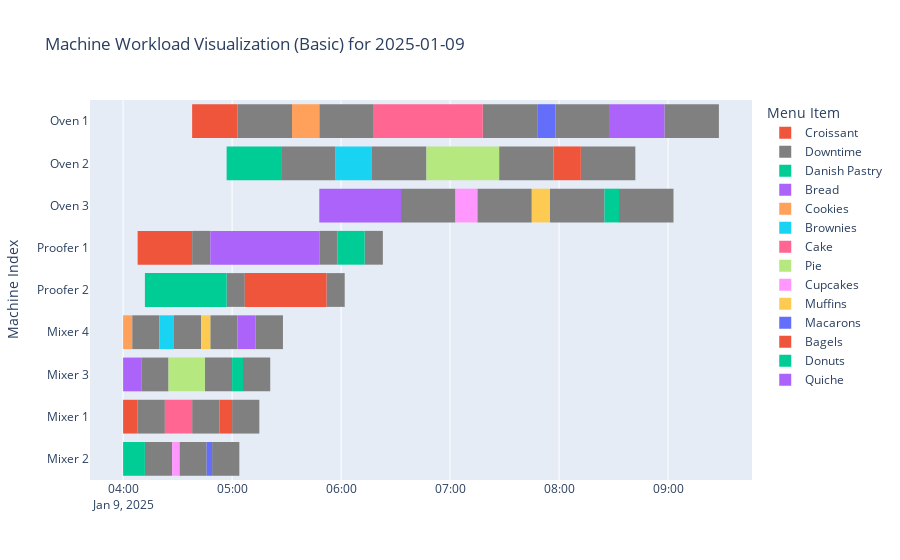

Notebook source saved alongside this figure:
### Markdown cell above
## BIG O, time & space complexity ( basic code )

### Code cell
from datetime import datetime, timedelta
import pandas as pd
import random
from collections import defaultdict
import heapq
import plotly.express as px
import math

# Define total available machinery
total_machinery = {
    "Mixer": 4,
    "Proofer": 2,
    "Oven": 3
}

# Define divisions and their menu items
divisions = {
    1: ("Baking", ["Bread", "Croissant", "Danish Pastry"]),
    2: ("Pastry", ["Cake", "Pie", "Cookies", "Brownies"]),
    3: ("Confectionery", ["Macarons", "Cupcakes", "Muffins", "Donuts", "Bagels"]),
    4: ("Butchery", ["Quiche"])
}

# Define unit times for each machine and item (in minutes)
unit_times = {
    "Mixer": {
        "Bread": 10,
        "Croissant": 8,
        "Danish Pastry": 12,
        "Cake": 15,
        "Pie": 20,
        "Cookies": 5,
        "Brownies": 8,
        "Macarons": 3,
        "Cupcakes": 4,
        "Muffins": 5,
        "Donuts": 6,
        "Bagels": 7,
        "Quiche": 10
    },
    "Oven": {
        "Bread": 45,
        "Croissant": 25,
        "Danish Pastry": 30,
        "Cake": 60,
        "Pie": 40,
        "Cookies": 15,
        "Brownies": 20,
        "Macarons": 10,
        "Cupcakes": 12,
        "Muffins": 10,
        "Donuts": 8,
        "Bagels": 15,
        "Quiche": 30
    },
    "Proofer": {
        "Bread": 60,
        "Croissant": 30,
        "Danish Pastry": 45,
        "Cake": 0,
        "Pie": 0,
        "Cookies": 0,
        "Brownies": 0,
        "Macarons": 0,
        "Cupcakes": 0,
        "Muffins": 0,
        "Donuts": 15,
        "Bagels": 45,
        "Quiche": 0
    }
}

# Define machine downtime (in minutes)
downtime = {
    "Mixer": 15,
    "Oven": 30,
    "Proofer": 10,
}

def get_special_menu_input():
    special_items = []
    while True:
        item_name = input("Enter special menu item (type 'done' to finish): ")
        if item_name.lower() == "done":
            break

        print("Enter Division Responsible for this Menu item:")
        print("1. Baking")
        print("2. Pastry")
        print("3. Confectionery")
        print("4. Butchery")

        try:
            division_choice = int(input("Choose a division (1-4): "))
            if division_choice not in divisions:
                print("Invalid division. Please enter a valid division.")
                continue
            division = divisions[division_choice][0]
        except ValueError:
            print("Invalid input. Please enter a number between 1 and 4.")
            continue

        processing_times = {}
        for machine in total_machinery.keys():
            try:
                processing_time = int(input(f"Enter processing time for {machine} in minutes: "))
                if processing_time < 0:
                    raise ValueError
                processing_times[machine] = processing_time
            except ValueError:
                print("Invalid input. Please enter a valid positive number.")
                continue

        special_items.append({
            "name": item_name,
            "division": division,
            "processing_times": processing_times
        })

    return special_items

def schedule_tasks(date, special_items_input):
    """Schedules tasks for a given date, considering shared machinery and dependencies."""
    schedule = defaultdict(lambda: defaultdict(list))
    start_time = datetime.combine(date, datetime.min.time()) + timedelta(hours=4)

    # Initialize machine availability times
    machine_times = {machine: [start_time] * total_machinery[machine] for machine in total_machinery}
    machine_order = ["Mixer", "Proofer", "Oven"]

    # Schedule set menu items and special items
    for division, division_items in divisions.values():
        all_items = division_items + [f"Special: {item['name']}" for item in special_items_input if item['division'] == division]
        random.shuffle(all_items)

        for item in all_items:
            item_name = item if not item.startswith("Special: ") else item[9:]
            processing_time = {machine: unit_times[machine].get(item_name, 0) for machine in machine_order}

            if "Special: " in item:
                special_item = next((i for i in special_items_input if i["name"] == item_name), None)
                if special_item:
                    processing_time.update(special_item["processing_times"])

            last_finish_time = start_time  # Start time for the first machine
            for machine in machine_order:
                processing_duration = processing_time[machine]
                if processing_duration > 0:
                    # Find the next available time for the current machine
                    machine_available_time = min(machine_times[machine])
                    machine_index = machine_times[machine].index(machine_available_time)

                    # The task can start as soon as it's finished on the previous machine
                    task_start_time = max(last_finish_time, machine_available_time)

                    # Schedule the task
                    schedule[division][machine].append((task_start_time, item, machine_index + 1))

                    # Calculate finish time and update machine availability (accounting for downtime)
                    finish_time = task_start_time + timedelta(minutes=processing_duration)
                    machine_times[machine][machine_index] = finish_time + timedelta(minutes=downtime[machine])

                    # Update last_finish_time for the next machine (without adding downtime)
                    last_finish_time = finish_time

    return schedule

def create_gantt_chart(schedule, date):
    """
    Creates a Gantt chart from the schedule_tasks output, including downtime in red.

    Args:
        schedule (dict): The output from schedule_tasks.
        date (datetime): The date for which the schedule is generated.
    """
    df = []

    for division, machines in schedule.items():
        for machine, tasks in machines.items():
            for task_time, item, machine_number in tasks:
                # Calculate the finish time based on unit_times
                finish_time = task_time + timedelta(minutes=unit_times.get(machine, {}).get(item, 0))

                # Append tasks to the DataFrame
                df.append(dict(
                    Machine=f"{machine} {machine_number}",
                    Start=task_time,
                    Finish=finish_time,
                    Item=item,
                    Type="Task"  # Add a 'Type' column to distinguish between tasks and downtime
                ))

                # Add downtime after the task
                df.append(dict(
                    Machine=f"{machine} {machine_number}",
                    Start=finish_time,
                    Finish=finish_time + timedelta(minutes=downtime[machine]),
                    Item="Downtime",
                    Type="Downtime"  # Add a 'Type' column to distinguish between tasks and downtime
                ))

    # Convert to DataFrame
    df = pd.DataFrame(df)  #Convert the list of dictionaries to a Pandas DataFrame

    # Check if the DataFrame is empty
    if df.empty:
        # Create a DataFrame with the needed columns and a single empty row if empty.
        df = pd.DataFrame(columns=["Machine", "Start", "Finish", "Item", "Type"])
        df.loc[0] = [None, None, None, None, None]

    #The rest of your function as it was
    # Ensure Start and Finish are datetime objects
    df['Start'] = pd.to_datetime(df['Start'])
    df['Finish'] = pd.to_datetime(df['Finish'])


    # Create the Gantt chart using Plotly Express
    # Define the colors for tasks and downtime
    color_map = {"Downtime": "grey"}  # Set downtime color to black

    fig = px.timeline(df, x_start="Start", x_end="Finish", y="Machine", color="Item",
                      color_discrete_map=color_map,
                      title=f"Machine Workload Visualization (Basic) for {date.strftime('%Y-%m-%d')}",
                      labels={"Item": "Menu Item", "Machine": "Machine Index"})
    # Update layout for better visibility
    fig.update_yaxes(categoryorder="total ascending")
    fig.update_traces(marker=dict(line=dict(width=0)))

    fig.show()


def print_schedule(schedule, date):
    """Prints the schedule for a given date."""
    print(f"\nSchedule for {date.strftime('%Y-%m-%d')}:")
    for division, machines in schedule.items():
        print(f"  {division}:")
        for machine, tasks in machines.items():
            print(f"    {machine}:")
            for task_time, item, machine_number in tasks:
                print(f"      - {task_time.strftime('%H:%M')}: {item} (Machine {machine_number})")

def measure_total_performance(schedule_function, dates, *args):
    """
    Measures the total time and space complexity of the scheduling algorithm for multiple dates.

    Args:
        schedule_function (function): The scheduling function to measure.
        dates (list): List of dates to run the scheduling function for.
        *args: Additional arguments to pass to the scheduling function.

    Returns:
        dict: Total time taken (in nanoseconds) and peak memory usage (in bytes).
    """
    total_time_ms = 0
    total_peak_memory = 0

    for date in dates:
        # Start measuring memory
        tracemalloc.start()

        # Start measuring time in nanoseconds
        start_time_ms = time.time()

        # Execute the scheduling function
        schedule_function(date, *args)

        # End measuring time in nanoseconds
        end_time_ms = time.time()

        # Stop measuring memory
        current, peak_memory = tracemalloc.get_traced_memory()
        tracemalloc.stop()

        # Accumulate total time and memory
        total_time_ms += ((end_time_ms - start_time_ms) * 1000)
        total_peak_memory = max(total_peak_memory, peak_memory)  # Use peak memory across all runs

    return {
        "Total Time Taken (ms)": total_time_ms,
        "Peak Memory Usage (bytes)": total_peak_memory
    }

# Example usage
today = datetime.now()
next_week = today + timedelta(days=7)

special_items_input = []

# Measure performance
dates = [today, next_week]
performance = measure_total_performance(schedule_tasks, dates, special_items_input)

# Print total performance metrics
print(f"Total Performance Metrics for {len(dates)} days:")
print(f"  Total Time Taken: {performance['Total Time Taken (ms)']} ms")
print(f"  Peak Memory Usage: {performance['Peak Memory Usage (bytes)']} bytes")

for date in dates:
    schedule = schedule_tasks(date, special_items_input)
    create_gantt_chart(schedule, date)

### Figure 1 — Plotly figure (JSON) as saved in the notebook; plotly's stock layout.template omitted (floating-point values rounded to 4 significant figures)
{"data": [{"alignmentgroup": "True", "base": ["2025-01-09T04:00:00", "2025-01-09T04:08:00", "2025-01-09T04:38:00"], "hovertemplate": "Menu Item=Croissant<br>Start=%{base}<br>Finish=%{x}<br>Machine Index=%{y}<extra></extra>", "legendgroup": "Croissant", "marker": {"color": "#EF553B", "line": {"width": 0}, "pattern": {"shape": ""}}, "name": "Croissant", "offsetgroup": "Croissant", "orientation": "h", "showlegend": true, "textposition": "auto", "type": "bar", "x": [480000, 1800000, 1500000], "xaxis": "x", "y": ["Mixer 1", "Proofer 1", "Oven 1"], "yaxis": "y"}, {"alignmentgroup": "True", "base": ["2025-01-09T04:08:00", "2025-01-09T04:12:00", "2025-01-09T04:10:00", "2025-01-09T04:38:00", "2025-01-09T04:57:00", "2025-01-09T05:48:00", "2025-01-09T05:03:00", "2025-01-09T05:27:00", "2025-01-09T06:33:00", "2025-01-09T04:05:00", "2025-01-09T04:28:00", "2025-01-09T04:38:00", "2025-01-09T04:45:00", "2025-01-09T05:48:00", "2025-01-09T06:17:00", "2025-01-09T07:18:00", "2025-01-09T07:27:00", "2025-01-09T04:31:00", "2025-01-09T04:48:00", "2025-01-09T04:49:00", "2025-01-09T05:00:00", "2025-01-09T05:06:00", "2025-01-09T07:15:00", "2025-01-09T07:55:00", "2025-01-09T07:58:00", "2025-01-09T08:12:00", "2025-01-09T08:33:00", "2025-01-09T05:52:00", "2025-01-09T06:13:00", "2025-01-09T05:13:00", "2025-01-09T08:58:00"], "hovertemplate": "Menu Item=Downtime<br>Start=%{base}<br>Finish=%{x}<br>Machine Index=%{y}<extra></extra>", "legendgroup": "Downtime", "marker": {"color": "grey", "line": {"width": 0}, "pattern": {"shape": ""}}, "name": "Downtime", "offsetgroup": "Downtime", "orientation": "h", "showlegend": true, "textposition": "auto", "type": "bar", "x": [900000, 900000, 900000, 600000, 600000, 600000, 1800000, 1800000, 1800000, 900000, 900000, 900000, 900000, 1800000, 1800000, 1800000, 1800000, 900000, 900000, 900000, 900000, 900000, 1800000, 1800000, 1800000, 1800000, 1800000, 600000, 600000, 900000, 1800000], "xaxis": "x", "y": ["Mixer 1", "Mixer 2", "Mixer 3", "Proofer 1", "Proofer 2", "Proofer 1", "Oven 1", "Oven 2", "Oven 3", "Mixer 4", "Mixer 4", "Mixer 1", "Mixer 3", "Oven 1", "Oven 2", "Oven 1", "Oven 2", "Mixer 2", "Mixer 4", "Mixer 2", "Mixer 1", "Mixer 3", "Oven 3", "Oven 3", "Oven 1", "Oven 2", "Oven 3", "Proofer 2", "Proofer 1", "Mixer 4", "Oven 1"], "yaxis": "y"}, {"alignmentgroup": "True", "base": ["2025-01-09T04:00:00", "2025-01-09T04:12:00", "2025-01-09T04:57:00"], "hovertemplate": "Menu Item=Danish Pastry<br>Start=%{base}<br>Finish=%{x}<br>Machine Index=%{y}<extra></extra>", "legendgroup": "Danish Pastry", "marker": {"color": "#00cc96", "line": {"width": 0}, "pattern": {"shape": ""}}, "name": "Danish Pastry", "offsetgroup": "Danish Pastry", "orientation": "h", "showlegend": true, "textposition": "auto", "type": "bar", "x": [720000, 2700000, 1800000], "xaxis": "x", "y": ["Mixer 2", "Proofer 2", "Oven 2"], "yaxis": "y"}, {"alignmentgroup": "True", "base": ["2025-01-09T04:00:00", "2025-01-09T04:48:00", "2025-01-09T05:48:00"], "hovertemplate": "Menu Item=Bread<br>Start=%{base}<br>Finish=%{x}<br>Machine Index=%{y}<extra></extra>", "legendgroup": "Bread", "marker": {"color": "#ab63fa", "line": {"width": 0}, "pattern": {"shape": ""}}, "name": "Bread", "offsetgroup": "Bread", "orientation": "h", "showlegend": true, "textposition": "auto", "type": "bar", "x": [600000, 3600000, 2700000], "xaxis": "x", "y": ["Mixer 3", "Proofer 1", "Oven 3"], "yaxis": "y"}, {"alignmentgroup": "True", "base": ["2025-01-09T04:00:00", "2025-01-09T05:33:00"], "hovertemplate": "Menu Item=Cookies<br>Start=%{base}<br>Finish=%{x}<br>Machine Index=%{y}<extra></extra>", "legendgroup": "Cookies", "marker": {"color": "#FFA15A", "line": {"width": 0}, "pattern": {"shape": ""}}, "name": "Cookies", "offsetgroup": "Cookies", "orientation": "h", "showlegend": true, "textposition": "auto", "type": "bar", "x": [300000, 900000], "xaxis": "x", "y": ["Mixer 4", "Oven 1"], "yaxis": "y"}, {"alignmentgroup": "True", "base": ["2025-01-09T04:20:00", "2025-01-09T05:57:00"], "hovertemplate": "Menu Item=Brownies<br>Start=%{base}<br>Finish=%{x}<br>Machine Index=%{y}<extra></extra>", "legendgroup": "Brownies", "marker": {"color": "#19d3f3", "line": {"width": 0}, "pattern": {"shape": ""}}, "name": "Brownies", "offsetgroup": "Brownies", "orientation": "h", "showlegend": true, "textposition": "auto", "type": "bar", "x": [480000, 1200000], "xaxis": "x", "y": ["Mixer 4", "Oven 2"], "yaxis": "y"}, {"alignmentgroup": "True", "base": ["2025-01-09T04:23:00", "2025-01-09T06:18:00"], "hovertemplate": "Menu Item=Cake<br>Start=%{base}<br>Finish=%{x}<br>Machine Index=%{y}<extra></extra>", "legendgroup": "Cake", "marker": {"color": "#FF6692", "line": {"width": 0}, "pattern": {"shape": ""}}, "name": "Cake", "offsetgroup": "Cake", "orientation": "h", "showlegend": true, "textposition": "auto", "type": "bar", "x": [900000, 3600000], "xaxis": "x", "y": ["Mixer 1", "Oven 1"], "yaxis": "y"}, {"alignmentgroup": "True", "base": ["2025-01-09T04:25:00", "2025-01-09T06:47:00"], "hovertemplate": "Menu Item=Pie<br>Start=%{base}<br>Finish=%{x}<br>Machine Index=%{y}<extra></extra>", "legendgroup": "Pie", "marker": {"color": "#B6E880", "line": {"width": 0}, "pattern": {"shape": ""}}, "name": "Pie", "offsetgroup": "Pie", "orientation": "h", "showlegend": true, "textposition": "auto", "type": "bar", "x": [1200000, 2400000], "xaxis": "x", "y": ["Mixer 3", "Oven 2"], "yaxis": "y"}, {"alignmentgroup": "True", "base": ["2025-01-09T04:27:00", "2025-01-09T07:03:00"], "hovertemplate": "Menu Item=Cupcakes<br>Start=%{base}<br>Finish=%{x}<br>Machine Index=%{y}<extra></extra>", "legendgroup": "Cupcakes", "marker": {"color": "#FF97FF", "line": {"width": 0}, "pattern": {"shape": ""}}, "name": "Cupcakes", "offsetgroup": "Cupcakes", "orientation": "h", "showlegend": true, "textposition": "auto", "type": "bar", "x": [240000, 720000], "xaxis": "x", "y": ["Mixer 2", "Oven 3"], "yaxis": "y"}, {"alignmentgroup": "True", "base": ["2025-01-09T04:43:00", "2025-01-09T07:45:00"], "hovertemplate": "Menu Item=Muffins<br>Start=%{base}<br>Finish=%{x}<br>Machine Index=%{y}<extra></extra>", "legendgroup": "Muffins", "marker": {"color": "#FECB52", "line": {"width": 0}, "pattern": {"shape": ""}}, "name": "Muffins", "offsetgroup": "Muffins", "orientation": "h", "showlegend": true, "textposition": "auto", "type": "bar", "x": [300000, 600000], "xaxis": "x", "y": ["Mixer 4", "Oven 3"], "yaxis": "y"}, {"alignmentgroup": "True", "base": ["2025-01-09T04:46:00", "2025-01-09T07:48:00"], "hovertemplate": "Menu Item=Macarons<br>Start=%{base}<br>Finish=%{x}<br>Machine Index=%{y}<extra></extra>", "legendgroup": "Macarons", "marker": {"color": "#636efa", "line": {"width": 0}, "pattern": {"shape": ""}}, "name": "Macarons", "offsetgroup": "Macarons", "orientation": "h", "showlegend": true, "textposition": "auto", "type": "bar", "x": [180000, 600000], "xaxis": "x", "y": ["Mixer 2", "Oven 1"], "yaxis": "y"}, {"alignmentgroup": "True", "base": ["2025-01-09T04:53:00", "2025-01-09T07:57:00", "2025-01-09T05:07:00"], "hovertemplate": "Menu Item=Bagels<br>Start=%{base}<br>Finish=%{x}<br>Machine Index=%{y}<extra></extra>", "legendgroup": "Bagels", "marker": {"color": "#EF553B", "line": {"width": 0}, "pattern": {"shape": ""}}, "name": "Bagels", "offsetgroup": "Bagels", "orientation": "h", "showlegend": true, "textposition": "auto", "type": "bar", "x": [420000, 900000, 2700000], "xaxis": "x", "y": ["Mixer 1", "Oven 2", "Proofer 2"], "yaxis": "y"}, {"alignmentgroup": "True", "base": ["2025-01-09T05:00:00", "2025-01-09T08:25:00", "2025-01-09T05:58:00"], "hovertemplate": "Menu Item=Donuts<br>Start=%{base}<br>Finish=%{x}<br>Machine Index=%{y}<extra></extra>", "legendgroup": "Donuts", "marker": {"color": "#00cc96", "line": {"width": 0}, "pattern": {"shape": ""}}, "name": "Donuts", "offsetgroup": "Donuts", "orientation": "h", "showlegend": true, "textposition": "auto", "type": "bar", "x": [360000, 480000, 900000], "xaxis": "x", "y": ["Mixer 3", "Oven 3", "Proofer 1"], "yaxis": "y"}, {"alignmentgroup": "True", "base": ["2025-01-09T05:03:00", "2025-01-09T08:28:00"], "hovertemplate": "Menu Item=Quiche<br>Start=%{base}<br>Finish=%{x}<br>Machine Index=%{y}<extra></extra>", "legendgroup": "Quiche", "marker": {"color": "#ab63fa", "line": {"width": 0}, "pattern": {"shape": ""}}, "name": "Quiche", "offsetgroup": "Quiche", "orientation": "h", "showlegend": true, "textposition": "auto", "type": "bar", "x": [600000, 1800000], "xaxis": "x", "y": ["Mixer 4", "Oven 1"], "yaxis": "y"}], "layout": {"barmode": "overlay", "legend": {"title": {"text": "Menu Item"}, "tracegroupgap": 0}, "title": {"text": "Machine Workload Visualization (Basic) for 2025-01-09"}, "xaxis": {"anchor": "y", "domain": [0, 1], "type": "date"}, "yaxis": {"anchor": "x", "categoryorder": "total ascending", "domain": [0, 1], "title": {"text": "Machine Index"}}}}
